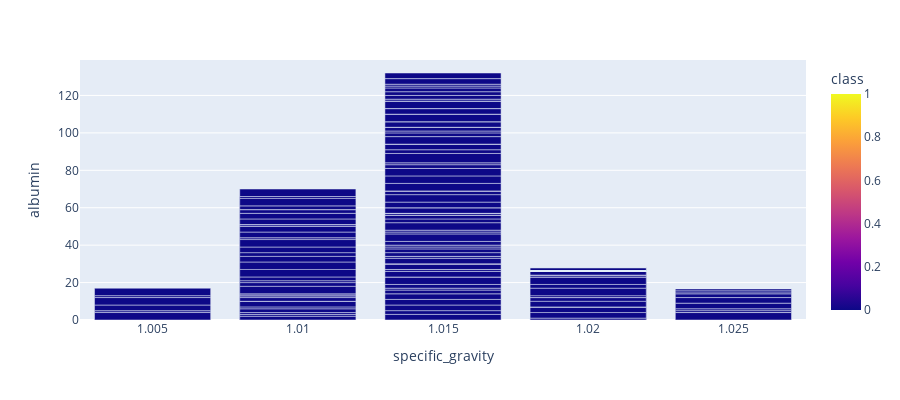

Notebook code for this chart:
### Code cell
px.bar(df, x="specific_gravity", y="albumin", color='class', barmode='group', height = 400)

### Figure 1 — Plotly figure (JSON) as saved in the notebook; plotly's stock layout.template omitted (floating-point values rounded to 4 significant figures; data arrays with more than 128 entries replaced by an {"elided": "..."} marker saying what was removed)
{"data": [{"alignmentgroup": "True", "hovertemplate": "specific_gravity=%{x}<br>albumin=%{y}<br>class=%{marker.color}<extra></extra>", "legendgroup": "", "marker": {"color": {"elided": "400 int values"}, "coloraxis": "coloraxis", "pattern": {"shape": ""}}, "name": "", "offsetgroup": "", "orientation": "v", "showlegend": false, "textposition": "auto", "type": "bar", "x": {"elided": "400 float values"}, "xaxis": "x", "y": {"elided": "400 int values"}, "yaxis": "y"}], "layout": {"barmode": "group", "coloraxis": {"colorbar": {"title": {"text": "class"}}, "colorscale": [[0, "#0d0887"], [0.1111, "#46039f"], [0.2222, "#7201a8"], [0.3333, "#9c179e"], [0.4444, "#bd3786"], [0.5556, "#d8576b"], [0.6667, "#ed7953"], [0.7778, "#fb9f3a"], [0.8889, "#fdca26"], [1, "#f0f921"]]}, "height": 400, "legend": {"tracegroupgap": 0}, "margin": {"t": 60}, "xaxis": {"anchor": "y", "domain": [0, 1], "title": {"text": "specific_gravity"}}, "yaxis": {"anchor": "x", "domain": [0, 1], "title": {"text": "albumin"}}}}
